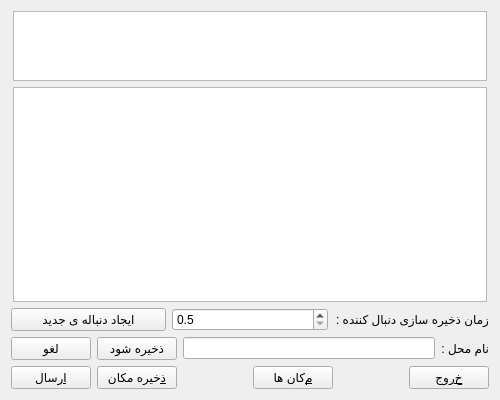
<?xml version="1.0" encoding="UTF-8"?>
<ui version="4.0">
 <class>GPSMain</class>
 <widget class="QMainWindow" name="GPSMain">
  <property name="geometry">
   <rect>
    <x>0</x>
    <y>0</y>
    <width>500</width>
    <height>400</height>
   </rect>
  </property>
  <property name="windowTitle">
   <string>GPSMain</string>
  </property>
  <widget class="QWidget" name="centralWidget">
   <layout class="QHBoxLayout" name="horizontalLayout_4">
    <item>
     <layout class="QGridLayout" name="gridLayout">
      <item row="4" column="0">
       <layout class="QHBoxLayout" name="horizontalLayout_2">
        <item>
         <widget class="QPushButton" name="Btn_Send">
          <property name="text">
           <string>&amp;ارسال</string>
          </property>
         </widget>
        </item>
        <item>
         <widget class="QPushButton" name="Btn_SaveLocation">
          <property name="text">
           <string>&amp;ذخیره مکان</string>
          </property>
         </widget>
        </item>
        <item>
         <spacer name="horizontalSpacer_2">
          <property name="orientation">
           <enum>Qt::Horizontal</enum>
          </property>
          <property name="sizeHint" stdset="0">
           <size>
            <width>40</width>
            <height>20</height>
           </size>
          </property>
         </spacer>
        </item>
        <item>
         <widget class="QPushButton" name="Btn_Locations">
          <property name="text">
           <string>&amp;مکان ها</string>
          </property>
         </widget>
        </item>
        <item>
         <spacer name="horizontalSpacer">
          <property name="orientation">
           <enum>Qt::Horizontal</enum>
          </property>
          <property name="sizeHint" stdset="0">
           <size>
            <width>40</width>
            <height>20</height>
           </size>
          </property>
         </spacer>
        </item>
        <item>
         <widget class="QPushButton" name="Btn_Exit">
          <property name="text">
           <string>&amp;خروج</string>
          </property>
         </widget>
        </item>
       </layout>
      </item>
      <item row="1" column="0">
       <layout class="QHBoxLayout" name="horizontalLayout">
        <item>
         <spacer name="verticalSpacer_4">
          <property name="orientation">
           <enum>Qt::Vertical</enum>
          </property>
          <property name="sizeHint" stdset="0">
           <size>
            <width>2</width>
            <height>40</height>
           </size>
          </property>
         </spacer>
        </item>
        <item>
         <widget class="QListView" name="Lsv_SourceInfo"/>
        </item>
        <item>
         <spacer name="verticalSpacer">
          <property name="orientation">
           <enum>Qt::Vertical</enum>
          </property>
          <property name="sizeHint" stdset="0">
           <size>
            <width>2</width>
            <height>400</height>
           </size>
          </property>
         </spacer>
        </item>
       </layout>
      </item>
      <item row="0" column="0">
       <layout class="QHBoxLayout" name="horizontalLayout_3">
        <item>
         <spacer name="verticalSpacer_3">
          <property name="orientation">
           <enum>Qt::Vertical</enum>
          </property>
          <property name="sizeHint" stdset="0">
           <size>
            <width>2</width>
            <height>40</height>
           </size>
          </property>
         </spacer>
        </item>
        <item>
         <widget class="QTextEdit" name="Txt_Location">
          <property name="readOnly">
           <bool>true</bool>
          </property>
         </widget>
        </item>
        <item>
         <spacer name="verticalSpacer_2">
          <property name="orientation">
           <enum>Qt::Vertical</enum>
          </property>
          <property name="sizeHint" stdset="0">
           <size>
            <width>2</width>
            <height>40</height>
           </size>
          </property>
         </spacer>
        </item>
       </layout>
      </item>
      <item row="3" column="0">
       <layout class="QHBoxLayout" name="Hly_LocationName">
        <item>
         <widget class="QPushButton" name="Btn_Cancel">
          <property name="text">
           <string>لغو</string>
          </property>
         </widget>
        </item>
        <item>
         <widget class="QPushButton" name="Btn_SaveLocationEnd">
          <property name="text">
           <string>ذخیره شود</string>
          </property>
         </widget>
        </item>
        <item>
         <widget class="QLineEdit" name="Txt_LocationName"/>
        </item>
        <item>
         <widget class="QLabel" name="Lbl_LocationName">
          <property name="text">
           <string>نام محل :</string>
          </property>
         </widget>
        </item>
       </layout>
      </item>
      <item row="2" column="0">
       <layout class="QHBoxLayout" name="horizontalLayout_5">
        <item>
         <widget class="QPushButton" name="BtnTracker">
          <property name="text">
           <string>ایجاد دنباله ی جدید</string>
          </property>
         </widget>
        </item>
        <item>
         <widget class="QDoubleSpinBox" name="DspbTracker">
          <property name="decimals">
           <number>1</number>
          </property>
          <property name="minimum">
           <double>0.500000000000000</double>
          </property>
          <property name="maximum">
           <double>600.000000000000000</double>
          </property>
          <property name="singleStep">
           <double>0.500000000000000</double>
          </property>
         </widget>
        </item>
        <item>
         <widget class="QLabel" name="LblTracker">
          <property name="layoutDirection">
           <enum>Qt::RightToLeft</enum>
          </property>
          <property name="text">
           <string>زمان ذخیره سازی دنبال کننده :</string>
          </property>
          <property name="alignment">
           <set>Qt::AlignLeading|Qt::AlignLeft|Qt::AlignVCenter</set>
          </property>
         </widget>
        </item>
       </layout>
      </item>
     </layout>
    </item>
   </layout>
  </widget>
 </widget>
 <layoutdefault spacing="6" margin="11"/>
 <resources/>
 <connections/>
</ui>
